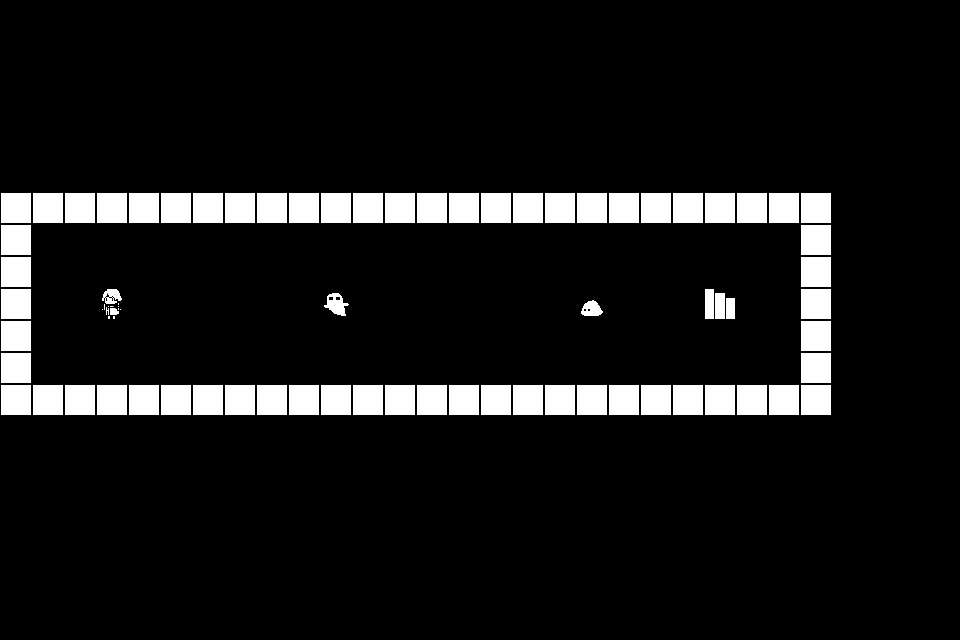

A level layout from a 2D game, rendered from its tile map. Below: a short description, then the map file with its tile-grid data intact:
An orthogonal 30x20 tile map with 32x32 px tiles, 3 tile layers (Tile Layer 1, Tile Layer 2, Tile Layer 3).

<map version="1.10" tiledversion="1.11.0" orientation="orthogonal" renderorder="right-down" width="30" height="20" tilewidth="32" tileheight="32" infinite="0" nextlayerid="4" nextobjectid="1">
 <editorsettings>
  <export target="../stage1.json" format="json" />
 </editorsettings>
 <tileset firstgid="1" source="tileset.tsx" />
 <layer id="1" name="Tile Layer 1" width="30" height="20">
  <data encoding="csv">
3,3,3,3,3,3,3,3,3,3,3,3,3,3,3,3,3,3,3,3,3,3,3,3,3,3,3,3,3,3,
3,3,3,3,3,3,3,3,3,3,3,3,3,3,3,3,3,3,3,3,3,3,3,3,3,3,3,3,3,3,
3,3,3,3,3,3,3,3,3,3,3,3,3,3,3,3,3,3,3,3,3,3,3,3,3,3,3,3,3,3,
3,3,3,3,3,3,3,3,3,3,3,3,3,3,3,3,3,3,3,3,3,3,3,3,3,3,3,3,3,3,
3,3,3,3,3,3,3,3,3,3,3,3,3,3,3,3,3,3,3,3,3,3,3,3,3,3,3,3,3,3,
3,3,3,3,3,3,3,3,3,3,3,3,3,3,3,3,3,3,3,3,3,3,3,3,3,3,3,3,3,3,
3,3,3,3,3,3,3,3,3,3,3,3,3,3,3,3,3,3,3,3,3,3,3,3,3,3,3,3,3,3,
3,3,3,3,3,3,3,3,3,3,3,3,3,3,3,3,3,3,3,3,3,3,3,3,3,3,3,3,3,3,
3,3,3,3,3,3,3,3,3,3,3,3,3,3,3,3,3,3,3,3,3,3,3,3,3,3,3,3,3,3,
3,3,3,3,3,3,3,3,3,3,3,3,3,3,3,3,3,3,3,3,3,3,3,3,3,3,3,3,3,3,
3,3,3,3,3,3,3,3,3,3,3,3,3,3,3,3,3,3,3,3,3,3,3,3,3,3,3,3,3,3,
3,3,3,3,3,3,3,3,3,3,3,3,3,3,3,3,3,3,3,3,3,3,3,3,3,3,3,3,3,3,
3,3,3,3,3,3,3,3,3,3,3,3,3,3,3,3,3,3,3,3,3,3,3,3,3,3,3,3,3,3,
3,3,3,3,3,3,3,3,3,3,3,3,3,3,3,3,3,3,3,3,3,3,3,3,3,3,3,3,3,3,
3,3,3,3,3,3,3,3,3,3,3,3,3,3,3,3,3,3,3,3,3,3,3,3,3,3,3,3,3,3,
3,3,3,3,3,3,3,3,3,3,3,3,3,3,3,3,3,3,3,3,3,3,3,3,3,3,3,3,3,3,
3,3,3,3,3,3,3,3,3,3,3,3,3,3,3,3,3,3,3,3,3,3,3,3,3,3,3,3,3,3,
3,3,3,3,3,3,3,3,3,3,3,3,3,3,3,3,3,3,3,3,3,3,3,3,3,3,3,3,3,3,
3,3,3,3,3,3,3,3,3,3,3,3,3,3,3,3,3,3,3,3,3,3,3,3,3,3,3,3,3,3,
3,3,3,3,3,3,3,3,3,3,3,3,3,3,3,3,3,3,3,3,3,3,3,3,3,3,3,3,3,3
</data>
 </layer>
 <layer id="2" name="Tile Layer 2" width="30" height="20">
  <data encoding="csv">
0,0,0,0,0,0,0,0,0,0,0,0,0,0,0,0,0,0,0,0,0,0,0,0,0,0,0,0,0,0,
0,0,0,0,0,0,0,0,0,0,0,0,0,0,0,0,0,0,0,0,0,0,0,0,0,0,0,0,0,0,
0,0,0,0,0,0,0,0,0,0,0,0,0,0,0,0,0,0,0,0,0,0,0,0,0,0,0,0,0,0,
0,0,0,0,0,0,0,0,0,0,0,0,0,0,0,0,0,0,0,0,0,0,0,0,0,0,0,0,0,0,
0,0,0,0,0,0,0,0,0,0,0,0,0,0,0,0,0,0,0,0,0,0,0,0,0,0,0,0,0,0,
0,0,0,0,0,0,0,0,0,0,0,0,0,0,0,0,0,0,0,0,0,0,0,0,0,0,0,0,0,0,
4,4,4,4,4,4,4,4,4,4,4,4,4,4,4,4,4,4,4,4,4,4,4,4,4,4,0,0,0,0,
4,0,0,0,0,0,0,0,0,0,0,0,0,0,0,0,0,0,0,0,0,0,0,0,0,4,0,0,0,0,
4,0,0,0,0,0,0,0,0,0,0,0,0,0,0,0,0,0,0,0,0,0,0,0,0,4,0,0,0,0,
4,0,0,0,0,0,0,0,0,0,0,0,0,0,0,0,0,0,0,0,0,0,0,0,0,4,0,0,0,0,
4,0,0,0,0,0,0,0,0,0,0,0,0,0,0,0,0,0,0,0,0,0,0,0,0,4,0,0,0,0,
4,0,0,0,0,0,0,0,0,0,0,0,0,0,0,0,0,0,0,0,0,0,0,0,0,4,0,0,0,0,
4,4,4,4,4,4,4,4,4,4,4,4,4,4,4,4,4,4,4,4,4,4,4,4,4,4,0,0,0,0,
0,0,0,0,0,0,0,0,0,0,0,0,0,0,0,0,0,0,0,0,0,0,0,0,0,0,0,0,0,0,
0,0,0,0,0,0,0,0,0,0,0,0,0,0,0,0,0,0,0,0,0,0,0,0,0,0,0,0,0,0,
0,0,0,0,0,0,0,0,0,0,0,0,0,0,0,0,0,0,0,0,0,0,0,0,0,0,0,0,0,0,
0,0,0,0,0,0,0,0,0,0,0,0,0,0,0,0,0,0,0,0,0,0,0,0,0,0,0,0,0,0,
0,0,0,0,0,0,0,0,0,0,0,0,0,0,0,0,0,0,0,0,0,0,0,0,0,0,0,0,0,0,
0,0,0,0,0,0,0,0,0,0,0,0,0,0,0,0,0,0,0,0,0,0,0,0,0,0,0,0,0,0,
0,0,0,0,0,0,0,0,0,0,0,0,0,0,0,0,0,0,0,0,0,0,0,0,0,0,0,0,0,0
</data>
 </layer>
 <layer id="3" name="Tile Layer 3" width="30" height="20">
  <data encoding="csv">
0,0,0,0,0,0,0,0,0,0,0,0,0,0,0,0,0,0,0,0,0,0,0,0,0,0,0,0,0,0,
0,0,0,0,0,0,0,0,0,0,0,0,0,0,0,0,0,0,0,0,0,0,0,0,0,0,0,0,0,0,
0,0,0,0,0,0,0,0,0,0,0,0,0,0,0,0,0,0,0,0,0,0,0,0,0,0,0,0,0,0,
0,0,0,0,0,0,0,0,0,0,0,0,0,0,0,0,0,0,0,0,0,0,0,0,0,0,0,0,0,0,
0,0,0,0,0,0,0,0,0,0,0,0,0,0,0,0,0,0,0,0,0,0,0,0,0,0,0,0,0,0,
0,0,0,0,0,0,0,0,0,0,0,0,0,0,0,0,0,0,0,0,0,0,0,0,0,0,0,0,0,0,
0,0,0,0,0,0,0,0,0,0,0,0,0,0,0,0,0,0,0,0,0,0,0,0,0,0,0,0,0,0,
0,0,0,0,0,0,0,0,0,0,0,0,0,0,0,0,0,0,0,0,0,0,0,0,0,0,0,0,0,0,
0,0,0,0,0,0,0,0,0,0,0,0,0,0,0,0,0,0,0,0,0,0,0,0,0,0,0,0,0,0,
0,0,0,6,0,0,0,0,0,0,9,0,0,0,0,0,0,0,7,0,0,0,5,0,0,0,0,0,0,0,
0,0,0,0,0,0,0,0,0,0,0,0,0,0,0,0,0,0,0,0,0,0,0,0,0,0,0,0,0,0,
0,0,0,0,0,0,0,0,0,0,0,0,0,0,0,0,0,0,0,0,0,0,0,0,0,0,0,0,0,0,
0,0,0,0,0,0,0,0,0,0,0,0,0,0,0,0,0,0,0,0,0,0,0,0,0,0,0,0,0,0,
0,0,0,0,0,0,0,0,0,0,0,0,0,0,0,0,0,0,0,0,0,0,0,0,0,0,0,0,0,0,
0,0,0,0,0,0,0,0,0,0,0,0,0,0,0,0,0,0,0,0,0,0,0,0,0,0,0,0,0,0,
0,0,0,0,0,0,0,0,0,0,0,0,0,0,0,0,0,0,0,0,0,0,0,0,0,0,0,0,0,0,
0,0,0,0,0,0,0,0,0,0,0,0,0,0,0,0,0,0,0,0,0,0,0,0,0,0,0,0,0,0,
0,0,0,0,0,0,0,0,0,0,0,0,0,0,0,0,0,0,0,0,0,0,0,0,0,0,0,0,0,0,
0,0,0,0,0,0,0,0,0,0,0,0,0,0,0,0,0,0,0,0,0,0,0,0,0,0,0,0,0,0,
0,0,0,0,0,0,0,0,0,0,0,0,0,0,0,0,0,0,0,0,0,0,0,0,0,0,0,0,0,0
</data>
 </layer>
</map>